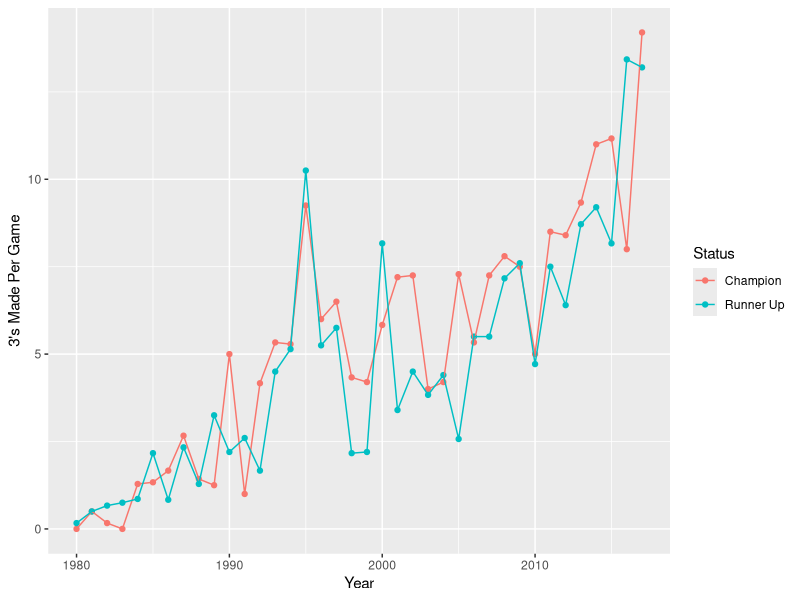
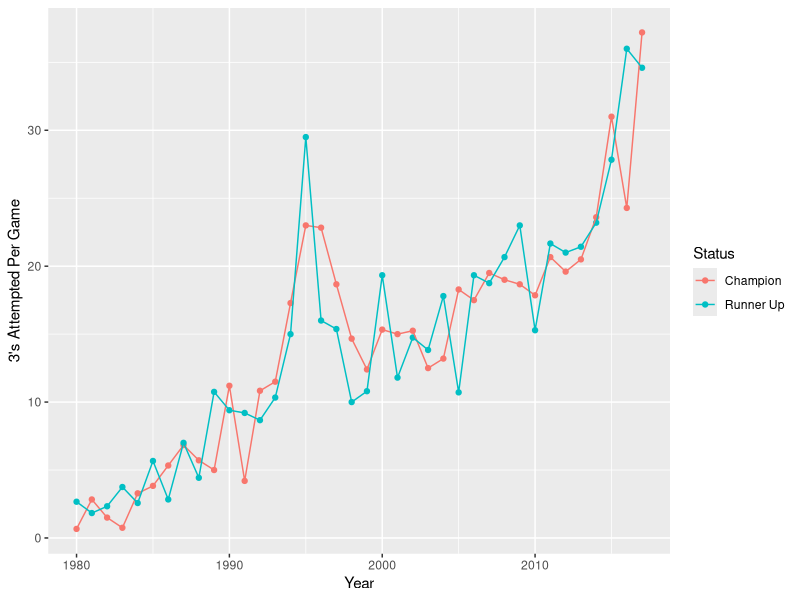
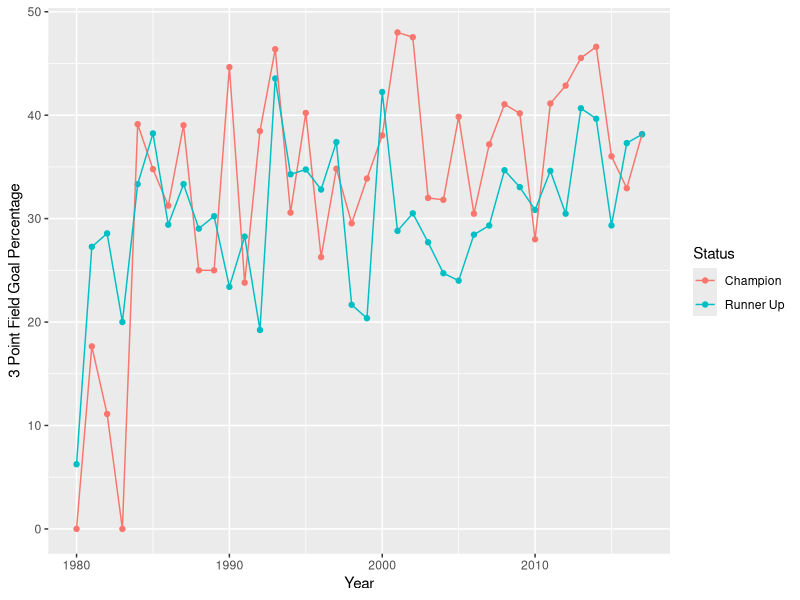
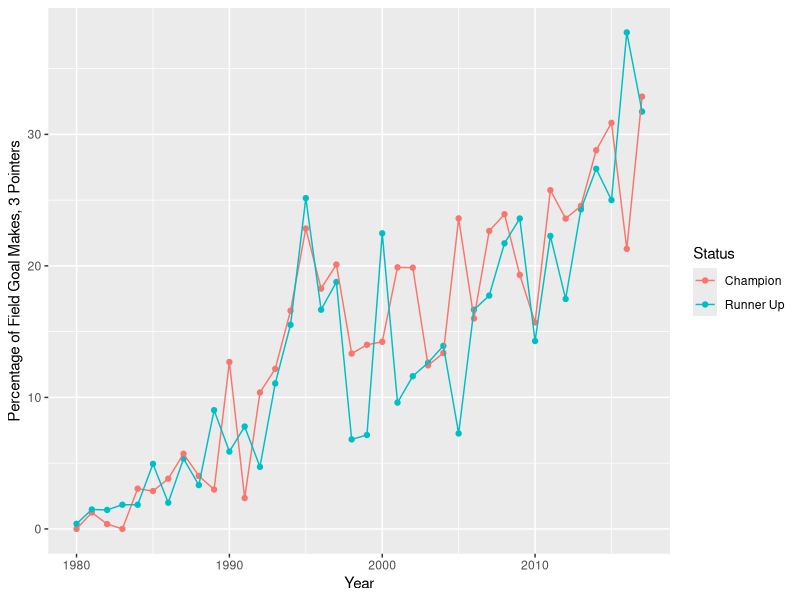
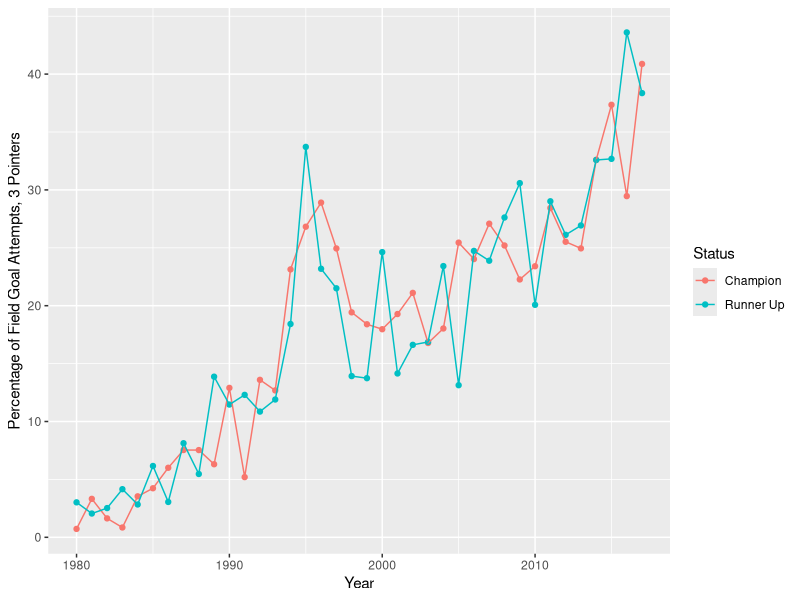
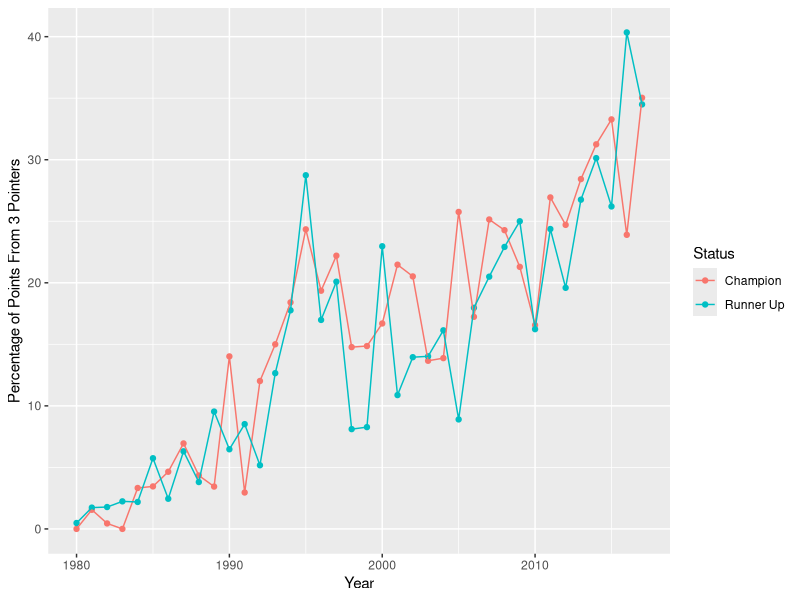
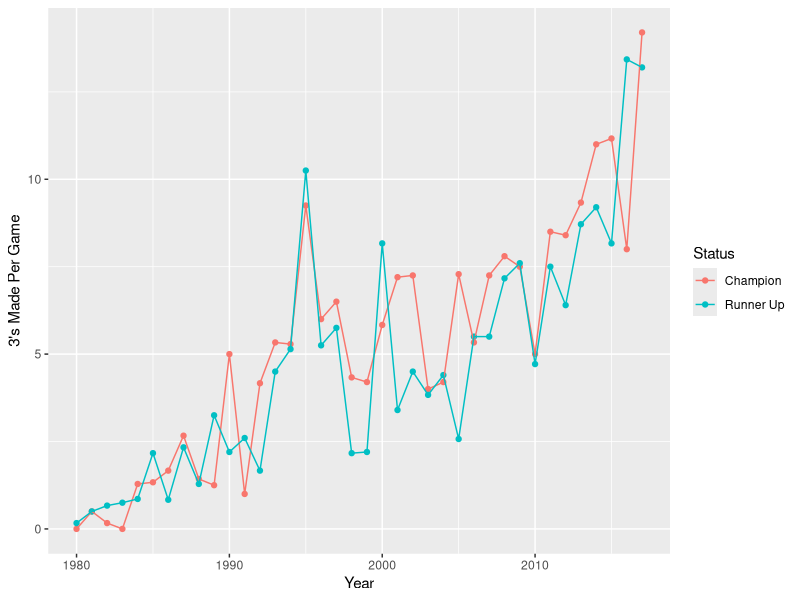
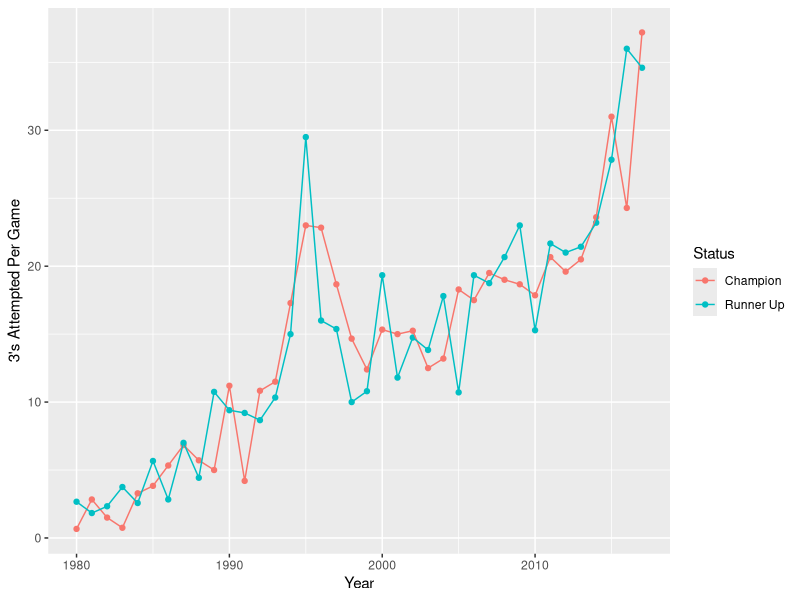

Reproduce these figures in R, in order.
## ---- chunk 1
library(tidyverse)
library(readr)
## ---- chunk 2
#Loading champions NBA Finals game-by-game data
champs <- readr::read_csv('championsdata.csv')   #champs data.frame
as.data.frame(champs)
#champion NBA finals game by game data, variable = champs
## ---- chunk 3
#Loading runner-ups NBA finals game-by-game data
runner_ups <- read.csv('runnerupsdata.csv')
as.data.frame(runner_ups)
#runner-up NBA finals game by game data, variable = runner_up
## ---- chunk 4
#Fixing issue with 'Year' column name
rename(champs,Year =Year)
rename(runner_ups,Year = Year)
## ---- chunk 5
#Creation of Single Column data.frame with champion names
champ_team <- champs %>% filter(Game == 3) %>% select(Team)

#Creation of Single Column data.frme with runner-up names
runner_up_team <- runner_ups %>% filter(Game == 3) %>% select(Team)

#Blending together champs and runner_ups dataframes
champs <- select(champs,-c(X,Team,FGP,TPP,FTP))
runner_ups <- select(runner_ups,-c(Y,Team,FGP,TPP,FTP))
champs_and_runner_ups_by_year <- data.frame(1980:2017,champ_team[1],runner_up_team[1])
colnames(champs_and_runner_ups_by_year) <-  c('Year','Champion','Runner-Up')


## ---- chunk 6
#creation of dataframe with average values for champions and runner-ups in each finals series since 1980
champs_averages <- champs %>% group_by(Year) %>% summarize_each(funs(mean))
champs_averages['Status']  <-  'Champion'
champs_averages['Team']  <- champ_team
runner_ups_averages <- runner_ups %>% group_by(Year) %>% 
summarize_each(funs(mean))
runner_ups_averages['Status']  <-  'Runner Up'            
runner_ups_averages['Team']  <- runner_up_team
averages = rbind(champs_averages,runner_ups_averages)
averages  <- averages %>% arrange(Year,Status)
#dataframe of averages of  champions and runner ups from each nba finals series since 1980
averages <- averages %>% select(Year,Status,Team,everything()) %>%select(-c(Game,Win,Home,MP))



#dataframe of averages of just champs
averages_champs <- averages %>% filter(Status == 'Champion')
#dataframe of averages of just runnerups
averages_runner_ups <- averages %>% filter(Status == 'Runner Up')


## ---- chunk 7
three_stats <- averages %>% select(Year,Status,Team,PTS,FG,FGA,TP,TPA)
three_stats <- three_stats %>% mutate(FG_Percentage = 100*FG/FGA,TP_Percentage = 100*TP/TPA)
three_stats <- three_stats %>% mutate(Percentage_FG_3s = 100*TP/FG,Percentage_FGA_3s = 100*TPA/FGA,Percentage_Points_3s = 100*3*TP/PTS)
three_stats
## ---- chunk 8
ggplot(data = three_stats,mapping = aes(x = Year, y = TP, color = Status)) + ylab("3's Made Per Game") +
  geom_point() +
  geom_line() 
ggsave('threespergame.png')
  

## ---- chunk 9
ggplot(data = averages,mapping = aes(x = Year, y = TPA, color = Status)) + ylab("3's Attempted Per Game") +
  geom_point() +
  geom_line() 
ggsave('averagethreesattempts.png')
## ---- chunk 10
ggplot(data = averages,mapping = aes(x = Year, y = 100*TP/TPA, color = Status)) + ylab("3 Point Field Goal Percentage") +
  geom_point() +
  geom_line() 
ggsave('threepointpercentages.png')
## ---- chunk 11
ggplot(data = three_stats,mapping = aes(x = Year, y = Percentage_FG_3s, color = Status)) + ylab("Percentage of Field Goal Makes, 3 Pointers") +
  geom_point() +
  geom_line() 
ggsave('percentageoffieldgoalsmade.png')
## ---- chunk 12
ggplot(data = three_stats,mapping = aes(x = Year, y = Percentage_FGA_3s, color = Status)) + ylab("Percentage of Field Goal Attempts, 3 Pointers") +
  geom_point() +
  geom_line() 
ggsave('percentageoffieldgoalattempts.png')
## ---- chunk 13
ggplot(data = three_stats,mapping = aes(x = Year, y = Percentage_Points_3s, color = Status)) + ylab("Percentage of Points From 3 Pointers") +
  geom_point() +
  geom_line()
ggsave('percentageofpoints.png')
